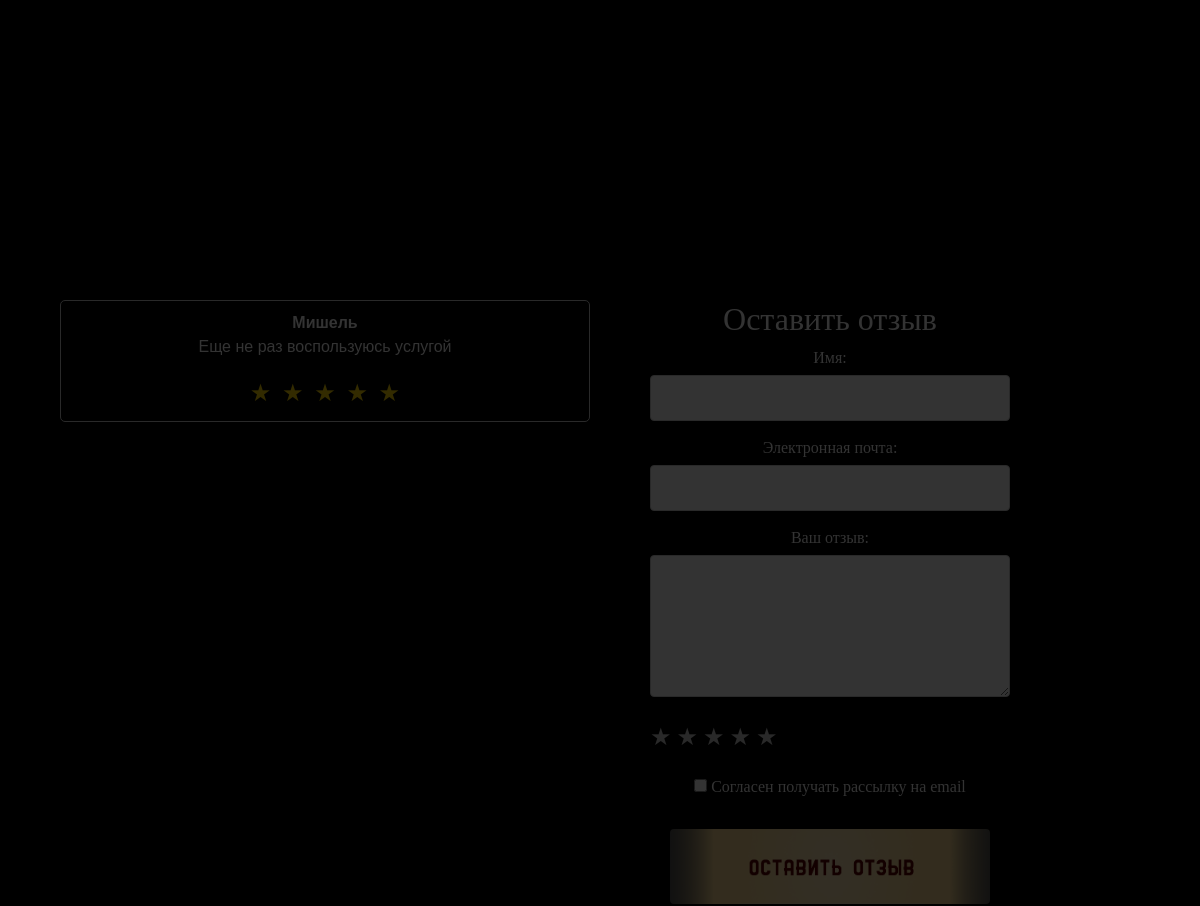
Before: / (middle part) with the older database file.
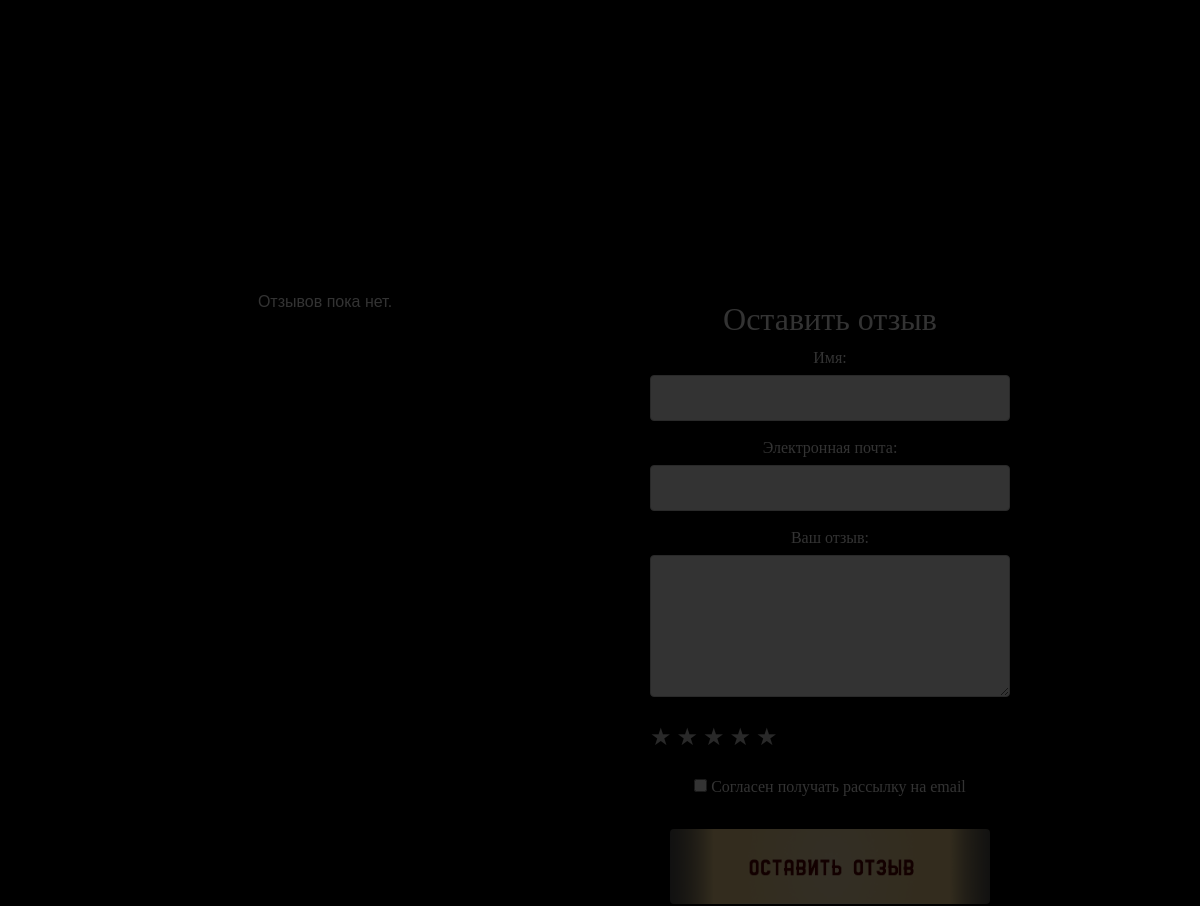
After: the same page with the newer database file.
### tables this page shows
CREATE TABLE reviews (
            id INTEGER PRIMARY KEY,
            name TEXT NOT NULL,
            email TEXT,
            review TEXT NOT NULL,
            rating INTEGER NOT NULL
        );

### app.py (the view, shortened to what this page needs)
@app.route('/', methods=['GET', 'POST'])
def review_form():
    reviews = get_reviews()  # Получение всех отзывов для отображения
    return render_template('index.html', reviews=reviews)

### app.py (called while the page is built)
def get_reviews():
    conn = sqlite3.connect('reviews.db')
    c = conn.cursor()
    c.execute('SELECT name, review, rating FROM reviews')
    reviews = c.fetchall()
    conn.close()
    return reviews

### templates/index.html (shortened to what this page needs)
<!DOCTYPE html>
<html lang="ru">
<head>
    <link href="https://cdn.jsdelivr.net/npm/bootstrap@5.3.0-alpha1/dist/css/bootstrap.min.css" rel="stylesheet">
    <link rel="stylesheet" href="{{ url_for('static', filename='css/style.css') }}">
</head>
<body>
    <div id="myModal" class="modal">
    </div>
    <div id="taro-online" class="section">
        <div class="rounded-box">
            <div class="card-deck">
                <a href="link3.html" class="card">
                    <div class="card-body">
                    </div>
                </a>
                <a href="{{ url_for('pay') }}" class="card">
                    <div class="card-body"></div>
                </a>
            </div>
        </div>
    </div>
    <div id="reviews" class="section">
        <div class="rounded-box d-flex">
            <div class="reviews-container">
                <div class="reviews">
                    {% for review in reviews %}
                        <div class="review">
                            <strong>{{ review[0] }}</strong>
                            <p>{{ review[1] }}</p>
                            <div class="rating-display">
                                {% for i in range(1, 6) %}
                                    {% if i <= review[2] %}
                                        <label class="star filled">★</label>
                                    {% else %}
                                        <label class="star empty">☆</label>
                                    {% endif %}
                                {% endfor %}
                            </div>
                        </div>
                    {% else %}
                        <p>Отзывов пока нет.</p>
                    {% endfor %}
                </div>
            </div>
            <div class="review-form">
                <h2>Оставить отзыв</h2>
                <form method="POST">
                    <div class="form-group">
                        <label for="name">Имя:</label>
                        <input type="text" id="name" name="name" required>
                    </div>
                    <div class="form-group">
                        <label for="email">Электронная почта:</label>
                        <input type="email" id="email" name="email" required>
                    </div>
                    <div class="form-group">
                        <label for="review">Ваш отзыв:</label>
                        <textarea id="review" name="review" rows="5" required></textarea>
                    </div>
                    <div class="form-group rating">
                        <label for="star1">★</label>
                        <label for="star2">★</label>
                        <label for="star3">★</label>
                        <label for="star4">★</label>
                        <label for="star5">★</label>
                    </div>
                    <div class="subscribe">
                        <label>
                            <input type="checkbox" id="subscribe" name="subscribe">
                            Согласен получать рассылку на email
                        </label>
                    </div>
                    <button type="submit" class="submit-button"></button>
                </form>
            </div>
        </div>
    </div>
</body>
</html>

### static/css/style.css (style rules this page uses)
body { cursor: url("../img/cors.png"), auto; background-image: url("../img/back.png"); background-color: black; background-size: cover; font-family: karlo; background-position: center; margin: 0; color: white; }
a { cursor: url("../img/tapcors.png"), auto; }
button { cursor: url("../img/tapcors.png"), auto; }
.section { padding: 80px 20px; }
.rounded-box { margin: 0px auto; padding: 30px; text-align: center; }
.card-deck { display: flex; flex-wrap: wrap; justify-content: center; margin: 20px 0; }
.card { background-color: transparent; border: none; margin: 10px; text-align: center; transition: transform 0.3s; }
.form-group { margin-bottom: 15px; }
label { cursor: url("../img/cors.png"), auto; display: block; margin-bottom: 5px; }
input[type="text"], input[type="email"], textarea { width: 100%; padding: 10px; border: 1px solid #ccc; border-radius: 4px; box-sizing: border-box; }
.rating { display: flex; margin-bottom: 15px; cursor: pointer; direction: row-reverse; }
.rating label { font-size: 24px; color: #ccc; margin-right: 5px; transition: color 0.3s; }
.subscribe { margin: 10px 0; }
.submit-button { background-image: url("../img/send.png"); background-size: cover; border: none; padding: 10px 15px; border-radius: 4px; margin: 20px; width: 320px; height: 75px; }
.reviews-container { width: 50%; max-height: 600px; overflow-y: auto; padding: 10px; font-family: Verdana, Geneva, Tahoma, sans-serif; border-radius: 5px; margin-right: 20px; }
.review-form { box-shadow: 0 2px 10px rgba(0, 0, 0, 0.1); padding: 20px; max-width: 400px; flex: 1; }
.d-flex { display: flex; gap: 10px; }
.modal { cursor: url('../img/cors.png'), auto; display: none; position: fixed; z-index: 1; left: 0; top: 0; width: 100%; height: 100%; overflow: auto; background-color: rgba(0, 0, 0, 0.8); text-align: center; }
a { cursor: url('../img/tapcors.png'), auto; }
button { cursor: url('../img/tapcors.png'), auto; }

Changed rows visible on the page:
removed reviews: name "Мишель", review "Еще не раз воспользуюсь услугой", rating 5 (drawn)
Other visible differences:
text now shown: "Отзывов пока нет."
